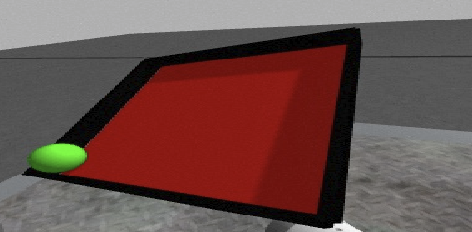
#> input picture analog_cerebellum/NRP/feed_forward/icubtable_robot/macca_02012019/experiment/icubtable4.png, 472 x 232 px
$ python tabledetect.py   (older library calls are emulated)
#> lines starting #> are read from the running program, lines starting #| are printed output that depends on the picture; after the words box and inside, x2 and y2 are one past the last pixel; in counts of white or black regions, pixels touching at a corner belong together

import sys
sys.path.append("/usr/local/lib")
sys.path.append("/usr/local/lib/python2.7/dist-packages")
import cv2
import numpy as np


from matplotlib import pyplot as plt
'''
img = cv2.imread('icubtable4.png',0)
edges = cv2.Canny(img,100,200)

plt.subplot(121),plt.imshow(img,cmap = 'gray')
plt.title('Original Image'), plt.xticks([]), plt.yticks([])
plt.subplot(122),plt.imshow(edges,cmap = 'gray')
plt.title('Edge Image'), plt.xticks([]), plt.yticks([])

plt.show()

def mostrarVentana (titulo, imagen):
    print('Mostrando imagen')
    cv2.namedWindow(titulo, cv2.WINDOW_NORMAL)
    cv2.imshow(titulo,imagen)
    k = cv2.waitKey(0)
    if k == 27:         # wait for ESC key to exit
       cv2.destroyAllWindows()
'''

img = cv2.imread('icubtable4.png', 1)  # loading image in BGR
#> img is the input picture: shape (232, 472, 3); mean B, G, R 75.2, 78.8, 107.2
print( img.shape) #This should not print error response
#| (232, 472, 3)
'''
if not img is None and len(img.shape) == 3 and img.shape[2] == 3:
    blue_img, green_img, red_img = cv2.split(img)  # extracting red channel
    rbin, threshImg = cv2.threshold(red_img, 100, 200, cv2.THRESH_BINARY)  # thresholding
    #mostrarVentana('Binary image', threshImg)
    _,contours,hier = cv2.findContours(threshImg,cv2.RETR_LIST,cv2.CHAIN_APPROX_SIMPLE)
    for cnt in contours:
        if cv2.contourArea(cnt)>5000:  # remove small areas like noise etc
            # compute the center of the contour
            M = cv2.moments(cnt)
            cX = int(M["m10"] / M["m00"])
            cY = int(M["m01"] / M["m00"])
            hull = cv2.convexHull(cnt)    # find the convex hull of contour
            hull = cv2.approxPolyDP(hull,0.1*cv2.arcLength(hull,True),True)
            if len(hull)==4:
                cv2.drawContours(img,[hull],0,(0,255,0),2)
                cv2.circle(img, (cX, cY), 7, (255, 255, 255), -1)
                #cv2.putText(img, "center", (cX - 20, cY - 20),  cv2.FONT_HERSHEY_SIMPLEX, 0.5, (255, 255, 255), 2)

    cv2.imshow('img',img)
    cv2.waitKey(0)
    cv2.destroyAllWindows()


else:
    if img is None:
        print ("Sorry the image path was not valid")
    else:
        print ("Sorry the Image was not loaded in BGR; 3-channel format")
'''
import numpy as np
import cv2
from matplotlib import pyplot as plt


import argparse

# [61 lines left out: functions order_points, four_point_transform, not called in this run]

# Method to find the mid point
def midpoint(ptA, ptB):
    return [  (max(ptA[0], ptB[0]) - min(ptA[0] , ptB[0]) ) * 0.5, (max(ptA[1] , ptB[1]) - min(ptA[1] , ptB[1]) ) * 0.5 ]


# [7 lines left out: function center_table, not called in this run]


# mask boundaries for red
# in OpenCV H has values from 0 to 180, S and V from 0 to 255. The red color,
# in OpenCV, has the hue values approximately in the range of 0 to 10 and 160 to 180.
# the two range mask are merge to cover all the red shades
image_lower_bound_m1 = np.array([   0,  50,  50], dtype = "uint8")
image_upper_bound_m1 = np.array([  10, 255, 255], dtype = "uint8")
image_lower_bound_m2 = np.array([ 10,  50,  50], dtype = "uint8")
image_upper_bound_m2 = np.array([ 180, 255, 255], dtype = "uint8")
# read image
img_in = cv2.imread('icubtable4.png')
# [8 lines of commented-out code are left out]

hsv_im   = cv2.cvtColor(img_in, cv2.COLOR_RGB2HSV)
#> hsv_im: shape (232, 472, 3); mean H, S, V 59.4, 77.4, 108.7
# Red detection
mask1   = cv2.inRange(hsv_im, image_lower_bound_m1, image_upper_bound_m1)
#> mask1: shape (232, 472); every value is 0
mask2   = cv2.inRange(hsv_im, image_lower_bound_m2, image_upper_bound_m2)
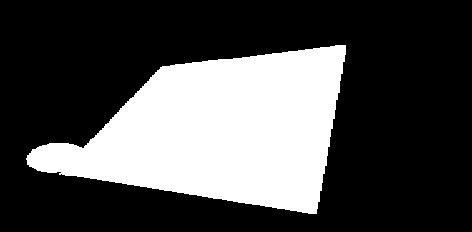
#> mask2: shape (232, 472); 29.8% white; 1 white region, box (x1, y1, x2, y2) and area: (26, 45, 346, 214) 32591
mask    = cv2.bitwise_or(mask1, mask2)
#img_out = cv2.bitwise_and(img_in, img_in, mask=mask)


# join my masks
#mask = mask1+mask2

# set my output img to zero everywhere except my mask
output_img = img_in.copy()
output_img[np.where(mask==0)] = 0
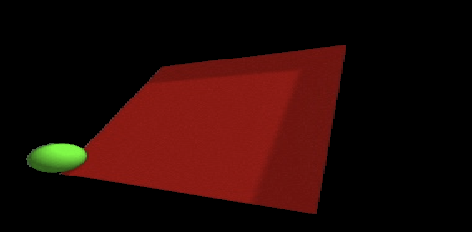
#> output_img: shape (232, 472, 3); mean B, G, R 5.9, 9.1, 37.1

# or your HSV image, which I *believe* is what you want
output_hsv = hsv_im.copy()
output_hsv[np.where(mask==0)] = 0
#> output_hsv: shape (232, 472, 3); mean H, S, V 34.5, 64.2, 38.2


# Detect red blobs
r, g, b = cv2.split(output_img)
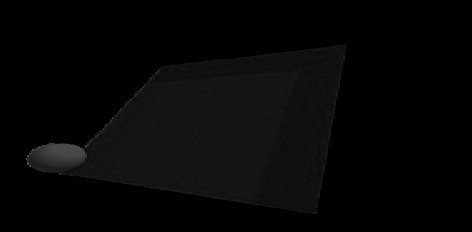
#> r: shape (232, 472); min 0, max 86, mean 5.9
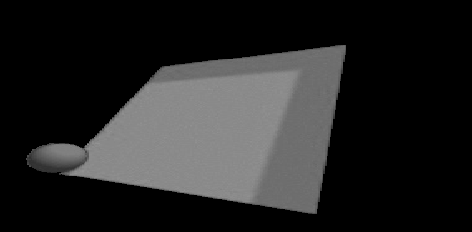
#> b: shape (232, 472); min 0, max 147, mean 37.1

edges = cv2.Canny(output_img,100,200)
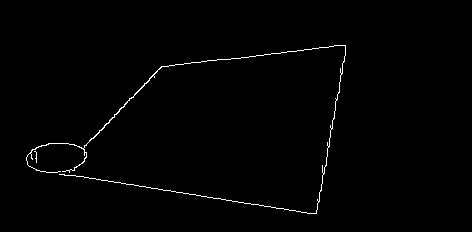
#> edges: shape (232, 472); 0.9% white in thin lines or dots, all inside (x1, y1, x2, y2) = (26, 45, 346, 214)
plt.subplot(121),plt.imshow(output_img,cmap = 'gray')
plt.title('Original Image'), plt.xticks([]), plt.yticks([])
plt.subplot(122),plt.imshow(edges,cmap = 'gray')
plt.title('Edge Image'), plt.xticks([]), plt.yticks([])

plt.show()
#> figure, not shown here; B, G, R data is drawn as R, G, B


(_, cnts, _) = cv2.findContours(r.copy(), cv2.RETR_EXTERNAL, cv2.CHAIN_APPROX_SIMPLE)
#> cnts = 1 contour; box (x1, y1, x2, y2) and area: (26, 45, 346, 214) 32171
cnts = sorted(cnts, key = cv2.contourArea, reverse = True)[:10]
screenCnt = None
# loop over our contours
for c in cnts:
	# approximate the contour
	peri = cv2.arcLength(c, True)
	approx = cv2.approxPolyDP(c, 0.02 * peri, True)

	# if our approximated contour has four points, then
	# we can assume that we have found our screen
	if len(approx) == 4:
		screenCnt = approx
		break
#> this loop made 1 pass
#> peri on pass 1: 901.8
print("screenCnt"+str(screenCnt))

pts = []
border = []
#> (the run stopped early here; a loop or call above may not have finished)
